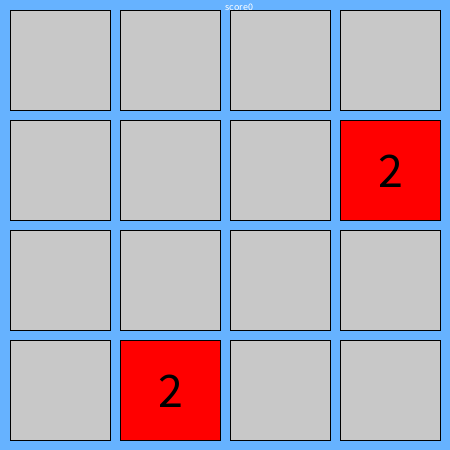
Frame 1 (no input)
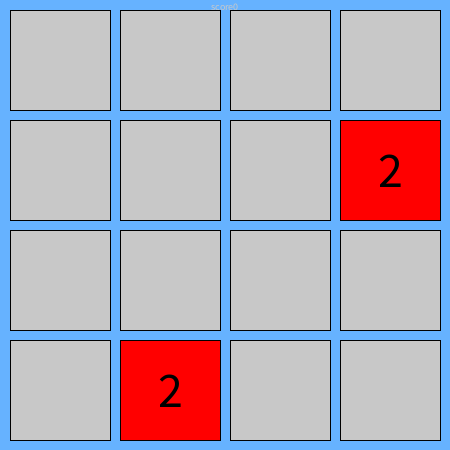
Frame 60 (the mouse pressed at the canvas centre just before this capture)
Frame 120 (the mouse held since frame 60 and released just before this capture): identical to frame 60, image omitted

The Processing sketch that drew these frames (run headless with seeded random() and noise(); from frame 60 on, the mouse is pressed at the canvas centre):

// Processing sketch: processing_148924
// ── processing_148924.pde

int[][] bd= new int[5][5]; 


int merged = 0;
int count;
int score;
public void setup() {
  size(450, 450);
  randnum();
  randnum();
  frameRate(20);
 // bd[0][1] = 2;
  //bd[0][2] = 2;
  //bd[0][3] = 2;
  //bd[0][3] = 16;
  //bd[1][3] = 8;
  //bd[2][3] = 8;
  //bd[1][0] = 4;
  //bd[1][3] = 4;
  
  
 
  //newGame();
}
 
public void randnum() {
  int j = (int)(random(11));
  int x = (int)(random(4));
  int y = (int)(random(4));
  while (bd[x][y] != 0) {
    x = (int)(random(4));
    y = (int)(random(4));
  }
  if (j < 9) {
    bd[x][y] = 2;  
  }
  else {
    bd[x][y] = 4;
  }
} 
 
 
public void gameDone() { //not being used
  
    fill(150, 0, 0, 60);
    rect(0, 0, width, height);
    textSize(20);
    text("Do you want to play again", width/2, height/2);
    if (mousePressed) {
      newGame();
    }
   
}
public void newGame() {
  bd = new int[5][5];
  //dead = false;
  //randnum();
}
public void dead() { //not being used
  int[][] dead = new int[4][4];
  for(int i = 0; i < 4; i++) {
    for(int j = 0; j < 4; j++) {
        dead[i][j] = bd[i][j];
    }
  }
}
public void keyPressed() {
    if(keyCode == LEFT || keyCode == RIGHT || keyCode == UP || keyCode == DOWN) {
      move();
    }
    if(count == 1) {
       randnum();
    }
}

public void move() {
  count = 0;
  
  if (keyCode == LEFT) {
     
      for(int i = 0; i < bd.length - 1; i++) {
        for (int j = 0; j<bd[0].length - 1;j++) {
         if(bd[i][0] == 0 && bd[i][1] != 0) {
           bd[i][0] = bd[i][1];
           bd[i][1] = 0;
           draw();
         } else if(bd[i][0] == bd[i][1]) {
           bd[i][0] *= 2;
           score = bd[i][0];
           bd[i][1] = 0;
           draw();
         }
         if(bd[i][j] == 0 && bd[i][j+1] != 0) {
            bd[i][j] = bd[i][j+1];
            bd[i][j+1]= 0;
            draw();
            j = 0;
            //println(j);
            count = 2;
          } else if (bd[i][j] == bd[i][j+1] && (bd[i][j]) * 2 != merged  ) {
            bd[i][j] *= 2;
            score = bd[i][j];
            merged = bd[i][j];
            bd[i][j+1] = 0;
            draw();
            j = 0;
            count = 2;
          }
          
        }
      }
      if(count == 2) {
        count = 1;
      }
        
 
    }
    else if (keyCode == RIGHT) {
      for(int i = 0; i < bd.length - 1; i++) {
        for (int j = 3; j > 0;j--) {
         if(bd[i][3] == 0 && bd[i][2] != 0) {
           bd[i][3] = bd[i][2];
           bd[i][2] = 0;
         } else if(bd[i][3] == bd[i][2]) {
           bd[i][3] *= 2;
           score = bd[i][3];
           bd[i][2] = 0;
         }
         if(bd[i][j] == 0 && bd[i][j-1] != 0) {
            bd[i][j] = bd[i][j-1];
            bd[i][j-1]= 0;
            draw();
            j = 3;
            //println(j);
            count = 2;
          } else if (bd[i][j] == bd[i][j-1] && (bd[i][j]) * 2 != merged  ) {
            bd[i][j] *= 2;
            merged = bd[i][j];
            bd[i][j-1] = 0;
            draw();
            j = 3;
            
            count = 2;
          }
          
        }
      }
      if(count == 2) {
        count = 1;
      }
      
    }
    else if (keyCode == UP) {
      for(int i = 0; i < bd.length - 1; i++) {
        for (int j = 0; j<bd[0].length - 1;j++) {
          //println(merged);
         if(bd[0][i] == 0 && bd[1][i] != 0) {
           bd[0][i] = bd[1][i];
           bd[1][i] = 0;
         } else if(bd[0][i] == bd[1][i]) {
           bd[0][i] *= 2;
           bd[1][i] = 0;
         }
         if(bd[j][i] == 0 && bd[j+1][i] != 0) {
            bd[j][i] = bd[j+1][i];
            bd[j+1][i]= 0;
            draw();
            j = 0;
            //println(j);
            count = 2;
          } else if (bd[j][i] == bd[j+1][i] && (bd[j][i] + bd[j+1][i]) != merged  ) {
            bd[j][i] *= 2;
   
            merged = bd[j][i];
            bd[j+1][i] = 0;
            draw();
            j = 0;
            //println("12312");
            count = 2;
          } 
          
        }
      }
      if(count == 2) {
        count = 1;
      }
     
    } else if (keyCode == DOWN) {
   
      for (int i = 0; i< bd.length - 1  ;i++) {
        for (int j = 3; j> 0 ;j--) {
         if(bd[3][i] == 0 && bd[2][i] != 0) {
           bd[3][i] = bd[2][i];
           bd[2][i] = 0;
         } else if(bd[3][i] == bd[2][i]) {
           bd[3][i] *= 2;
           bd[2][i] = 0;
         }
         if(bd[j][i] == 0 && bd[j-1][i] != 0) {
            bd[j][i] = bd[j-1][i];
            bd[j-1][i]= 0;
            draw();
            j = 3;
            //println(j);
            count = 2;
          } else if (bd[j][i] == bd[j-1][i] && (bd[j][i] + bd[j-1][i]) != merged  ) {
            bd[j][i] *= 2;
            merged = bd[j][i];
            bd[j-1][i] = 0;
            draw();
            j = 3;
            count = 2;
          } 
         
        }
      }
      if(count == 2) count = 1;
    }
     
   
}
 
 
 
 
public void draw() {
  background(#66B2FF);
  textSize(10);
  text("score" + score,450/2, 10);
  for (int i = 0; i < bd.length - 1; i++) {
    for (int c = 0; c < bd[0].length - 1; c++) {
      fill(200);
      int x = 10+(110)*c;
      int y = 10+(110)*i;
      textAlign(CENTER);
      rect(x, y, 100, 100);
 
 
      if (bd[i][c] == 2) {
        
        fill(255, 0, 0);
        rect(x, y, 100, 100);
        fill(0);
        textSize(50);
        text("2", x+(100/2), y+(100/1.5f));
      }
      else if (bd[i][c] == 4) {
         
        fill(0, 255, 255);
        rect(x, y, 100, 100);
        fill(0);
        textSize(50);
        text("4", x+(100/2), y+(100/1.5f));
      }
      else if (bd[i][c] == 8) {
        fill(0, 0, 255);
        rect(x, y, 100, 100);
        fill(0);
        textSize(50);
        text("8", x+(100/2), y+(100/1.5f));
      }
      else if (bd[i][c] == 16) {
        fill(0, 100, 255);
        rect(x, y, 100, 100);
        fill(0);
        textSize(50);
        text("16", x+(100/2), y+(100/1.5f));
      }
      else if (bd[i][c] == 32) {
        fill(50, 0, 255);
        rect(x, y, 100, 100);
        fill(0);
        textSize(50);
        text("32", x+(100/2), y+(100/1.5f));
      }
      else if (bd[i][c] == 64) {
        fill(255, 200, 255);
        rect(x, y, 100, 100);
        fill(0);
        textSize(50);
        text("64", x+(100/2), y+(100/1.5f));
      }
      else if (bd[i][c] == 128) {
        fill(20, 255, 10);
        rect(x, y, 100, 100);
        fill(0);
        textSize(50);
        text("128", x+(100/2), y+(100/1.5f));
      } else if (bd[i][c] == 256) {
         
        fill(0xffB8CB07);
        rect(x, y, 100, 100);
        fill(0);
        textSize(50);
        text("256", x+(100/2), y+(100/1.5f));
      } else if (bd[i][c] == 512) {
        fill(0xffDDF314);
        rect(x, y, 100, 100);
        fill(0);
        textSize(50);
        text("512", x+(100/2), y+(100/1.5f));
      }
    }
  }
   
  
}
